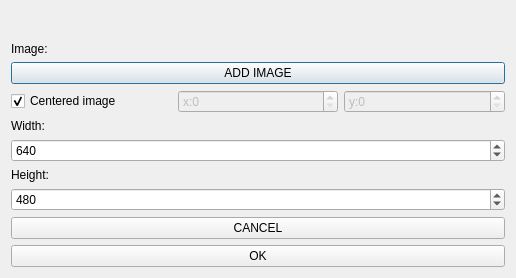
<?xml version="1.0" encoding="UTF-8"?>
<ui version="4.0">
 <class>add_item_dialog</class>
 <widget class="QDialog" name="add_item_dialog">
  <property name="geometry">
   <rect>
    <x>0</x>
    <y>0</y>
    <width>516</width>
    <height>278</height>
   </rect>
  </property>
  <property name="windowTitle">
   <string>Add Image Window</string>
  </property>
  <layout class="QVBoxLayout" name="verticalLayout">
   <item>
    <spacer name="verticalSpacer">
     <property name="orientation">
      <enum>Qt::Orientation::Vertical</enum>
     </property>
     <property name="sizeHint" stdset="0">
      <size>
       <width>20</width>
       <height>40</height>
      </size>
     </property>
    </spacer>
   </item>
   <item>
    <widget class="QLabel" name="label">
     <property name="text">
      <string>Image:</string>
     </property>
    </widget>
   </item>
   <item>
    <widget class="QPushButton" name="pushButton_3">
     <property name="enabled">
      <bool>true</bool>
     </property>
     <property name="text">
      <string>ADD IMAGE</string>
     </property>
    </widget>
   </item>
   <item>
    <layout class="QHBoxLayout" name="horizontalLayout">
     <item>
      <widget class="QCheckBox" name="checkBox">
       <property name="text">
        <string>Centered image</string>
       </property>
       <property name="checked">
        <bool>true</bool>
       </property>
      </widget>
     </item>
     <item>
      <widget class="QSpinBox" name="spinBox_X">
       <property name="enabled">
        <bool>false</bool>
       </property>
       <property name="prefix">
        <string>x:</string>
       </property>
       <property name="maximum">
        <number>99999999</number>
       </property>
      </widget>
     </item>
     <item>
      <widget class="QSpinBox" name="spinBox_Y">
       <property name="enabled">
        <bool>false</bool>
       </property>
       <property name="prefix">
        <string>y:</string>
       </property>
       <property name="maximum">
        <number>99999999</number>
       </property>
      </widget>
     </item>
    </layout>
   </item>
   <item>
    <widget class="QLabel" name="label_2">
     <property name="text">
      <string>Width:</string>
     </property>
    </widget>
   </item>
   <item>
    <widget class="QSpinBox" name="spinBox_width">
     <property name="maximum">
      <number>999999999</number>
     </property>
     <property name="value">
      <number>640</number>
     </property>
    </widget>
   </item>
   <item>
    <widget class="QLabel" name="label_3">
     <property name="text">
      <string>Height:</string>
     </property>
    </widget>
   </item>
   <item>
    <widget class="QSpinBox" name="spinBox_height">
     <property name="maximum">
      <number>999999999</number>
     </property>
     <property name="value">
      <number>480</number>
     </property>
    </widget>
   </item>
   <item>
    <widget class="QPushButton" name="pushButton_2">
     <property name="text">
      <string>CANCEL</string>
     </property>
    </widget>
   </item>
   <item>
    <widget class="QPushButton" name="pushButton">
     <property name="text">
      <string>OK</string>
     </property>
    </widget>
   </item>
  </layout>
 </widget>
 <resources/>
 <connections/>
</ui>
